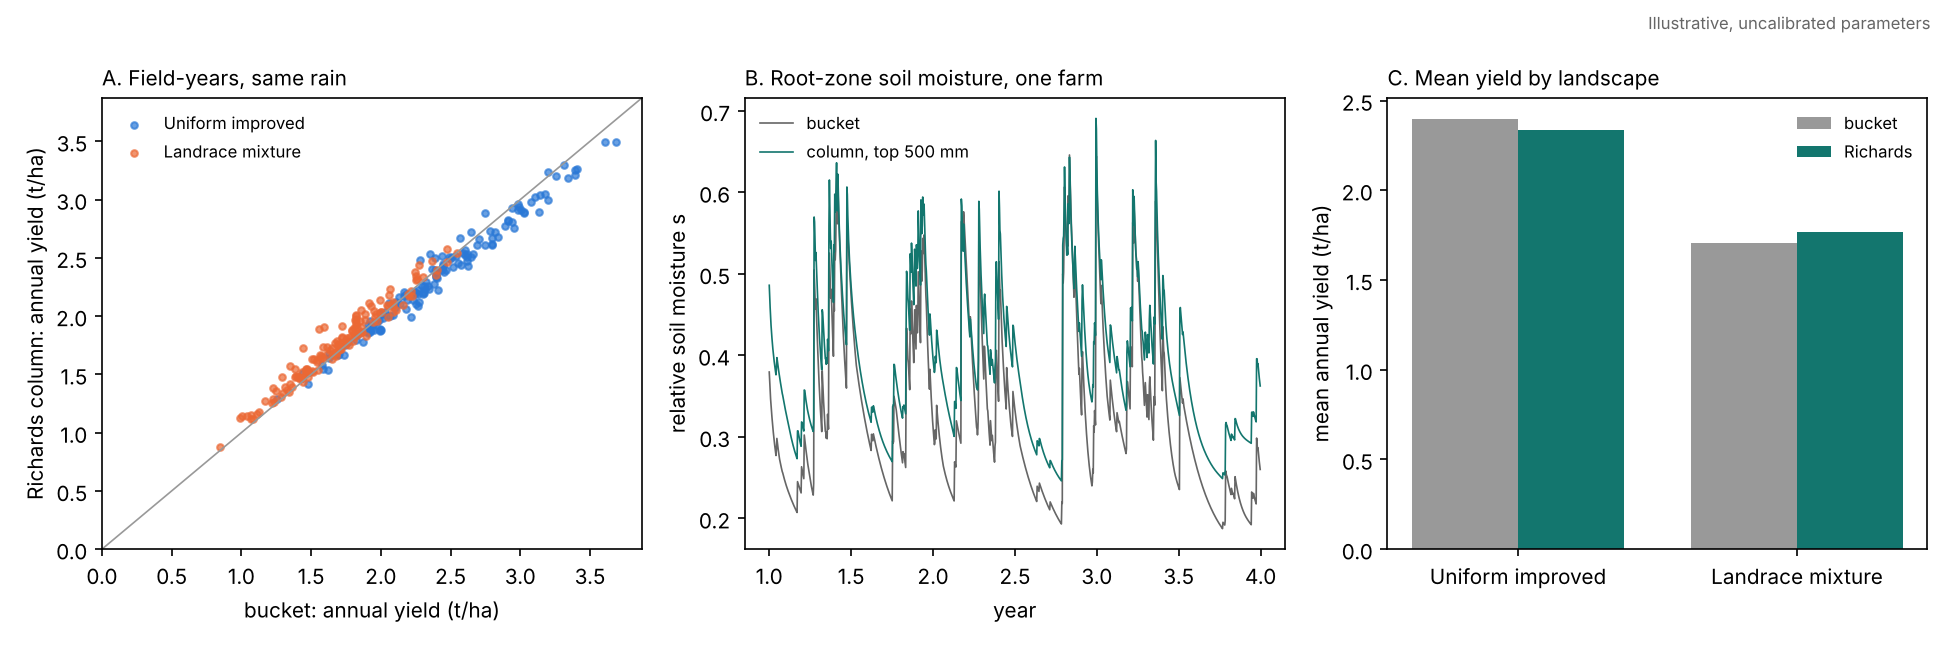

This chart was generated by the following Python code:
"""
Benchmark the bucket soil model against a Richards-equation soil column (SoilWaterFlow).

Both models get the same farms, the same rainfall, the same varieties and the same
yield response; only the soil differs. The bucket has one well-mixed root zone shared by
all varieties. The column resolves water in depth, and each variety draws water through
its own roots (richards.ROOTS, illustrative). Run from the repository root:

    python validation/richards_vs_bucket.py      # about 5 minutes on 2 cores

Writes validation/richards_vs_bucket.csv and validation/richards_vs_bucket.png.
"""
import os
import sys
import time

import numpy as np
import pandas as pd
import matplotlib
matplotlib.use("Agg")
import matplotlib.pyplot as plt

ROOT = os.path.dirname(os.path.dirname(os.path.abspath(__file__)))
sys.path.insert(0, ROOT)
from mixtures_model import (VARIETIES, Soil, Climate, Disease, make_fields, generate_rain,  # noqa: E402
                            simulate, field_yields, annual, partition)
from richards import simulate_richards, ROOTS  # noqa: E402

OUT = os.path.dirname(os.path.abspath(__file__))
N_FIELDS, N_YEARS, SEED = 16, 11, 7          # first year is spin-up
SOIL, DIS = Soil(), Disease()
XY, AREA = make_fields(N_FIELDS)
SHARES = {
    "Uniform improved": np.tile([0, 0, 0, 1.0], (N_FIELDS, 1)),
    "Landrace mixture": np.tile([1 / 3, 1 / 3, 1 / 3, 0], (N_FIELDS, 1)),
}


def main():
    rain, _ = generate_rain(XY, N_YEARS, Climate(), seed=SEED)
    rows, ya, strace, timing = [], {}, {}, {}
    for scen, sh in SHARES.items():
        for model, fn in (("bucket", simulate), ("Richards", simulate_richards)):
            t0 = time.time()
            sim = fn(rain, sh, SOIL, VARIETIES)
            timing[model] = timing.get(model, 0.0) + time.time() - t0
            Ya = annual(field_yields(sim, sh, DIS, seed=SEED + 100))[:, 1:]
            ya[scen, model] = Ya
            strace[scen, model] = sim["s"][:, 365:]
            tot = sim["totals"]
            p = partition(Ya * AREA[:, None])
            R = 0.8 * Ya.mean()
            rows.append(dict(scenario=scen, model=model, mean_yield=Ya.mean(), CV_L=p["CV_L"],
                             CV_R=p["CV_R"], phi=p["phi"],
                             p_below_80pct_of_mean=(Ya < R).mean(),
                             worst_year_regional=(Ya * AREA[:, None]).sum(0).min() / (Ya * AREA[:, None]).sum(0).mean(),
                             transp_share=tot["transp"] / tot["rain"], evap_share=tot["evap"] / tot["rain"],
                             drain_share=tot["drain"] / tot["rain"], runoff_share=tot["runoff"] / tot["rain"],
                             wb_error_mm=(tot["rain"] - tot["runoff"] - tot["transp"] - tot["evap"]
                                          - tot["drain"] - tot["ds"]) / N_FIELDS))
            print(f"{scen:18s} {model:9s} mean yield {Ya.mean():.2f} t/ha  CV_L {p['CV_L']:.3f}  "
                  f"phi {p['phi']:.2f}  T/rain {tot['transp'] / tot['rain']:.2f}  ({time.time() - t0:.0f} s)")
    df = pd.DataFrame(rows)
    df.to_csv(os.path.join(OUT, "richards_vs_bucket.csv"), index=False, float_format="%.4f")
    fy = N_FIELDS * N_YEARS
    print(f"\ntime per field-year: bucket {1e3 * timing['bucket'] / (2 * fy):.1f} ms, "
          f"Richards {1e3 * timing['Richards'] / (2 * fy):.0f} ms")

    # mixture advantage in each model
    for model in ("bucket", "Richards"):
        u, m = ya["Uniform improved", model], ya["Landrace mixture", model]
        print(f"{model:9s} mixture - uniform: mean yield {m.mean() - u.mean():+.2f} t/ha, "
              f"CV_L {partition(m * AREA[:, None])['CV_L'] - partition(u * AREA[:, None])['CV_L']:+.3f}")

    # ------------------------------------------------------------------ figure
    fig, ax = plt.subplots(1, 3, figsize=(13, 4.3))
    cols = {"Uniform improved": "#2a78d6", "Landrace mixture": "#eb6834"}
    for scen, c in cols.items():
        ax[0].scatter(ya[scen, "bucket"].ravel(), ya[scen, "Richards"].ravel(), s=10, color=c, alpha=0.7, label=scen)
    lim = [0, max(v.max() for v in ya.values()) * 1.05]
    ax[0].plot(lim, lim, color="0.6", lw=0.8)
    ax[0].set(xlim=lim, ylim=lim, xlabel="bucket: annual yield (t/ha)", ylabel="Richards column: annual yield (t/ha)")
    ax[0].set_title("A. Field-years, same rain", loc="left", fontsize=10)
    ax[0].legend(frameon=False, fontsize=8)

    d = np.arange(365, 365 + 3 * 365)
    f = 0
    ax[1].plot(d / 365, strace["Landrace mixture", "bucket"][f, d - 365], color="0.4", lw=0.8, label="bucket")
    ax[1].plot(d / 365, strace["Landrace mixture", "Richards"][f, d - 365], color="#13766E", lw=0.8,
               label=f"column, top {SOIL.z_r:.0f} mm")
    ax[1].set(xlabel="year", ylabel="relative soil moisture s")
    ax[1].set_title("B. Root-zone soil moisture, one farm", loc="left", fontsize=10)
    ax[1].legend(frameon=False, fontsize=8)

    x = np.arange(2)
    for j, model in enumerate(("bucket", "Richards")):
        v = [df[(df.scenario == s) & (df.model == model)].mean_yield.item() for s in cols]
        ax[2].bar(x + (j - 0.5) * 0.38, v, 0.38, color=["0.6", "#13766E"][j], label=model)
    ax[2].set_xticks(x, list(cols))
    ax[2].set_ylabel("mean annual yield (t/ha)")
    ax[2].set_title("C. Mean yield by landscape", loc="left", fontsize=10)
    ax[2].legend(frameon=False, fontsize=8)
    fig.suptitle("Illustrative, uncalibrated parameters", fontsize=8, color="0.4", x=0.99, ha="right")
    fig.tight_layout()
    fig.savefig(os.path.join(OUT, "richards_vs_bucket.png"), dpi=150)


if __name__ == "__main__":
    main()
